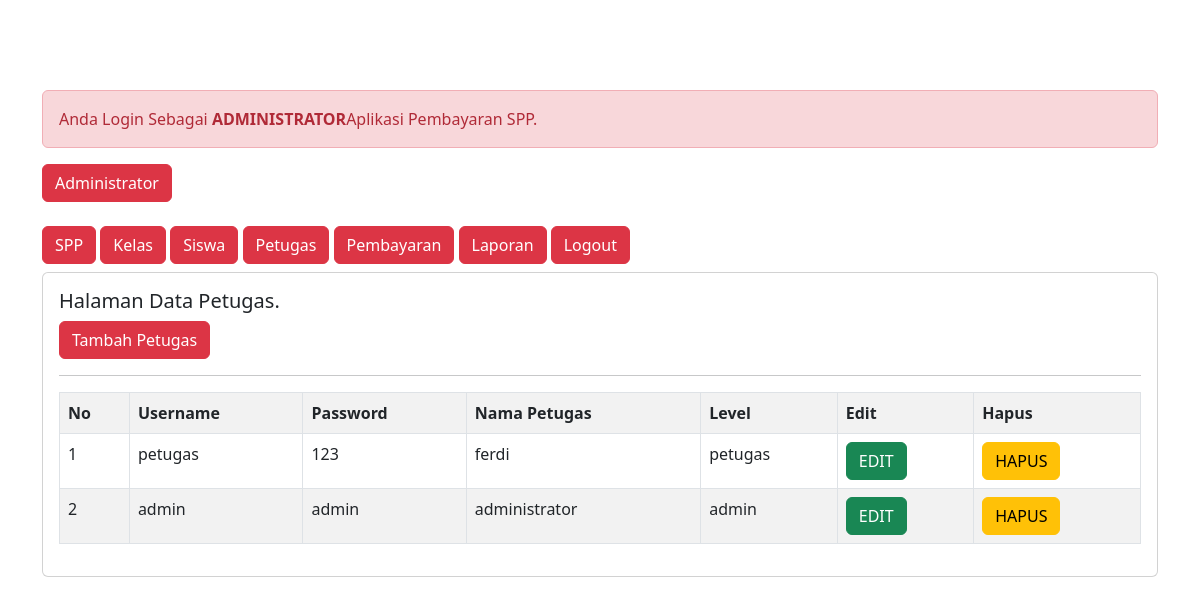
Page /admin/admin.php?url=petugas (signed in) on the committed database.
### tables this page shows
CREATE TABLE `petugas` (
  `id_petugas` int(11) NOT NULL,
  `username` varchar(25) NOT NULL,
  `password` varchar(32) NOT NULL,
  `nama_petugas` varchar(35) NOT NULL,
  `level` enum('admin','petugas') NOT NULL
);

### admin/petugas.php (the view)
<h5>Halaman Data Petugas.</h5>
<a href="?url=tambah-petugas" class="btn btn-danger"> Tambah Petugas </a>
<hr>
<table class ="table table-striped table-bordered">
	<tr class="fw-bold">
		<td>No</td>
		<td>Username</td>
		<td>Password</td>
		<td>Nama Petugas</td>
		<td>Level</td>
		<td>Edit</td>
		<td>Hapus</td>
	</tr>
	<?php
	include'../koneksi.php';
	$no = 1;
	$sql = "SELECT*FROM petugas ORDER BY id_petugas DESC";
	$query = mysqli_query($koneksi, $sql);
	foreach ($query as $data){ ?>
		<tr>
			<td><?= $no++; ?></td>
			<td><?= $data['username'] ?></td>
			<td><?= $data['password'] ?></td>
			<td><?= $data['nama_petugas'] ?></td>
			<td><?= $data['level'] ?></td>
			<td>
				<a href="?url=edit-petugas&id_petugas=<?= $data['id_petugas'] ?>" class='btn btn-success'>EDIT</a>
			</td>
			<td>
				<a onclick="return confirm(' Apakah Anda Yakin Ingin Menghapus Data')" href="?url=hapus-petugas&id_petugas=<?= $data ['id_petugas'] ?>" class='btn btn-warning'>HAPUS</a>
			</td>
		</tr>
	<?php } ?>
</table>

### admin/style.css (style rules this page uses)
body { background-image: url("walle.jpg"); background-size: 100%; }

### rows in the picture
petugas: username "petugas", password "123", nama_petugas "ferdi", level "petugas"
petugas: username "admin", password "admin", nama_petugas "administrator", level "admin"
